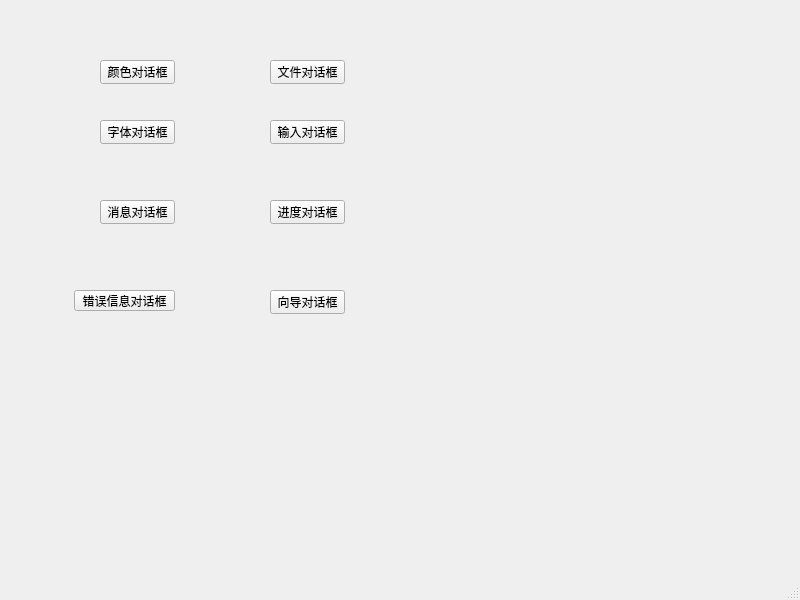
<?xml version="1.0" encoding="UTF-8"?>
<ui version="4.0">
 <class>MyWidget</class>
 <widget class="QMainWindow" name="MyWidget">
  <property name="geometry">
   <rect>
    <x>0</x>
    <y>0</y>
    <width>800</width>
    <height>600</height>
   </rect>
  </property>
  <property name="windowTitle">
   <string>MyWidget</string>
  </property>
  <widget class="QWidget" name="centralwidget">
   <widget class="QPushButton" name="pushButton">
    <property name="geometry">
     <rect>
      <x>100</x>
      <y>60</y>
      <width>75</width>
      <height>24</height>
     </rect>
    </property>
    <property name="text">
     <string>颜色对话框</string>
    </property>
   </widget>
   <widget class="QPushButton" name="pushButton_2">
    <property name="geometry">
     <rect>
      <x>270</x>
      <y>60</y>
      <width>75</width>
      <height>24</height>
     </rect>
    </property>
    <property name="text">
     <string>文件对话框</string>
    </property>
   </widget>
   <widget class="QPushButton" name="pushButton_3">
    <property name="geometry">
     <rect>
      <x>100</x>
      <y>120</y>
      <width>75</width>
      <height>24</height>
     </rect>
    </property>
    <property name="text">
     <string>字体对话框</string>
    </property>
   </widget>
   <widget class="QPushButton" name="pushButton_4">
    <property name="geometry">
     <rect>
      <x>270</x>
      <y>120</y>
      <width>75</width>
      <height>24</height>
     </rect>
    </property>
    <property name="text">
     <string>输入对话框</string>
    </property>
   </widget>
   <widget class="QPushButton" name="pushButton_5">
    <property name="geometry">
     <rect>
      <x>100</x>
      <y>200</y>
      <width>75</width>
      <height>24</height>
     </rect>
    </property>
    <property name="text">
     <string>消息对话框</string>
    </property>
   </widget>
   <widget class="QPushButton" name="pushButton_6">
    <property name="geometry">
     <rect>
      <x>270</x>
      <y>200</y>
      <width>75</width>
      <height>24</height>
     </rect>
    </property>
    <property name="text">
     <string>进度对话框</string>
    </property>
   </widget>
   <widget class="QPushButton" name="pushButton_7">
    <property name="geometry">
     <rect>
      <x>74</x>
      <y>290</y>
      <width>101</width>
      <height>21</height>
     </rect>
    </property>
    <property name="text">
     <string>错误信息对话框</string>
    </property>
   </widget>
   <widget class="QPushButton" name="pushButton_8">
    <property name="geometry">
     <rect>
      <x>270</x>
      <y>290</y>
      <width>75</width>
      <height>24</height>
     </rect>
    </property>
    <property name="text">
     <string>向导对话框</string>
    </property>
   </widget>
  </widget>
  <widget class="QMenuBar" name="menubar">
   <property name="geometry">
    <rect>
     <x>0</x>
     <y>0</y>
     <width>800</width>
     <height>22</height>
    </rect>
   </property>
  </widget>
  <widget class="QStatusBar" name="statusbar"/>
 </widget>
 <resources/>
 <connections/>
</ui>
